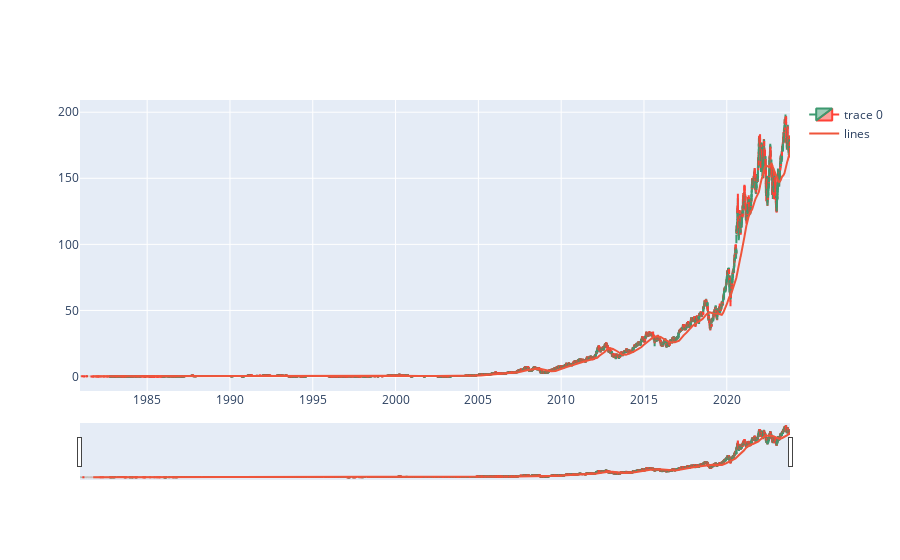

This figure's notebook cell:
### Code cell
csvr.plot_candlestick()

### Figure 1 — Plotly figure (JSON) as saved in the notebook; plotly's stock layout.template omitted (floating-point values rounded to 4 significant figures; data arrays with more than 128 entries replaced by an {"elided": "..."} marker saying what was removed)
{"data": [{"close": {"elided": "10809 float values"}, "high": {"elided": "10809 float values"}, "low": {"elided": "10809 float values"}, "open": {"elided": "10809 float values"}, "type": "candlestick", "x": {"elided": "10809 str values"}}, {"mode": "lines", "name": "lines", "type": "scatter", "x": {"elided": "10609 str values"}, "y": {"elided": "10609 float values"}}], "layout": {}}
